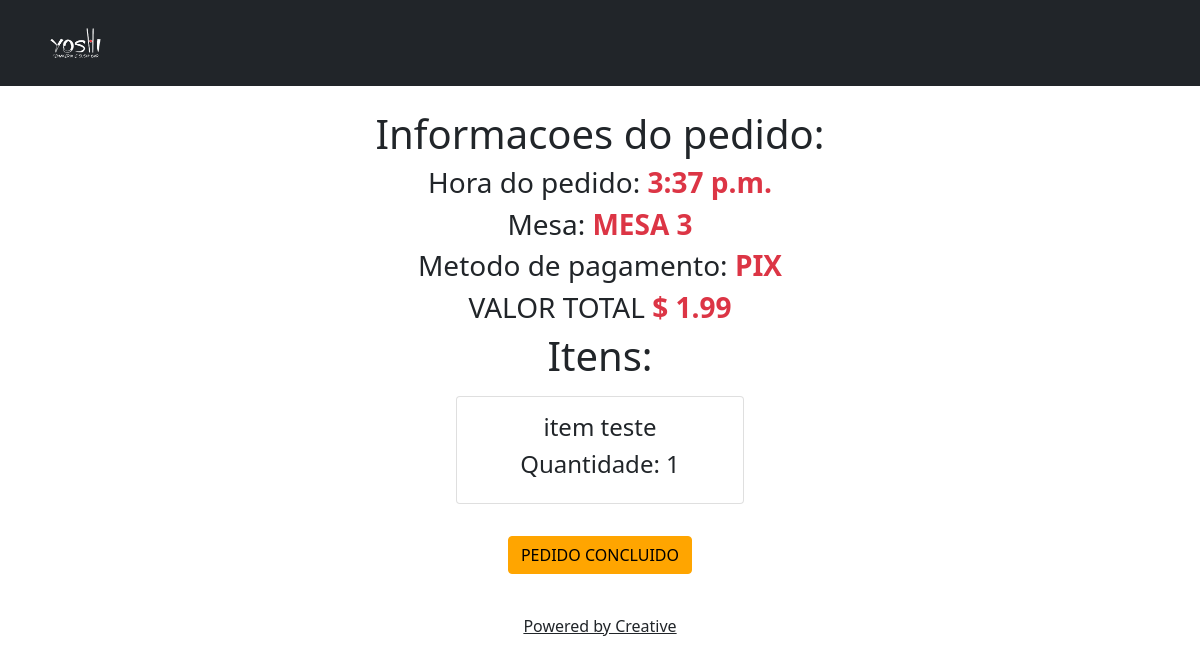
Page /cardapio/ver_pedido/15/ on the committed database.
### carrinho/models.py (models this page shows, shortened)
class Cart(models.Model):
    pedido = models.ManyToManyField(Pedido)
    data_do_pedido = models.TimeField(auto_now_add=True)
    mesa_pedido = models.ForeignKey(Mesa,on_delete= models.CASCADE,null=True)
    metodo_de_pagamento = models.ForeignKey(Pagamento,on_delete=models.CASCADE,null=True)
    session_key = models.TextField()
    concluido = models.BooleanField(default=False)
    finalizado = models.BooleanField(default=False,null=True)

class Pedido(models.Model):
    item = models.ForeignKey(Item,on_delete=models.CASCADE)
    quantidade = models.IntegerField(default=1)
    data = models.DateTimeField(auto_now=True)
    session_key = models.TextField()
    concluido = models.BooleanField(default=False)

### mesa/models.py (models this page shows)
class Mesa(models.Model):
    criado_por = CurrentUserField()
    description = models.CharField(max_length=30)
    def __str__(self):
        return str(self.description)

### pagamento/models.py (models this page shows)
class Pagamento(models.Model):
    pagamento = models.CharField(max_length=30,unique=True)
    def __str__(self):
        return self.pagamento

### menu/models.py (models this page shows)
class Item(models.Model):
    item_nome = models.CharField(max_length=40,unique=True)
    componentes = models.TextField(null=True,blank=True,default=None)
    classificacao = models.ForeignKey(Item_classificacao,on_delete=models.CASCADE,default=None)
    descricao = models.CharField(null=True,default=True,max_length=50)
    preco = models.DecimalField(decimal_places=2,max_digits=10)
    img = models.ImageField(upload_to = 'images/',null=True,blank=True, default=None)
    class Meta:
        verbose_name_plural = "Itens"
    def __str__(self):
        return self.item_nome

### carrinho/views.py (the view)
# urls.py: path('ver_pedido/<int:id>/', verPedido),
def verPedido(request,id):
    if request.method == "GET":
        pedido = Cart.objects.filter(id=id)[0]
        conteudo = pedido.pedido.all()
        valor_total = 0
        for i in conteudo:
            valor_total += i.item.preco * i.quantidade
        context = {'pedido': pedido,'valor_total': valor_total,}
        return render(request,'pedidos/usuario/ver_pedido_individualmente.html',context=context)
    else:
        pedido = Cart.objects.filter(id=id)[0]
        pedido.finalizado = True
        pedido.save()
        return redirect ('/cardapio/pedidos/')

### templates/pedidos/usuario/ver_pedido_individualmente.html (shortened to what this page needs)
<!doctype html>
{%load static%}
{% load crispy_forms_tags %}
<html lang="pt-br">
  <head>
    <link rel="stylesheet" href="{% static 'css/user.css' %}">
  </head>
  <body>
    {% include 'base/dark_base.html' %}
    <div class="container">
        {% block content %}
        {% if pedido %}
        <div class="container text-center my-4">
        <h1 class="my-2">Informacoes do pedido:</h1>
        <h3>Hora do pedido: <strong class="text-danger">{{pedido.data_do_pedido}}</strong></h3>
          <h3 class="text-center">Mesa: <strong class="text-danger">{{pedido.mesa_pedido}}</strong></h3>
          <h3 class="text-center">Metodo de pagamento: <strong class="text-danger">{{ pedido.metodo_de_pagamento }}</strong></h3>
          <h3 class="my-2">VALOR TOTAL  <strong class="text-danger">$ {{valor_total}} </strong></h3>
                <h1>Itens:</h1>
                <form action="." method="post">
                <div class="container">
                    <div class="row justify-content-center">
                        {% for pedido in pedido.pedido.all %}
                        <div class="card mt-2 mb-4 mx-2" style="width: 18rem;">
                            <div class="card-body">
                              <h4 class="card-title ">{{pedido.item}}</h4>
                              <h4 class="card-title "> Quantidade: {{pedido.quantidade}} </h4>
                            </div>
                        </div>
                        {% endfor %}
                        <div class="container-sm">
                          <input class="btn btn-warning my-2" type="submit" value="PEDIDO CONCLUIDO" method="post">
                        </div>
                    </div>
                  </form>
          {% else %}
          <h5 class="text-center my-2"> A concluir:
            <span class="position-relative translate badge rounded-pill bg-danger">
             0
            </span>
        </h5>
        {% endif %}
    {%endblock %}
    </div>
    {% include 'footer/register_white.html' %}
  </body>
</html>

### rows in the picture
Cart: data_do_pedido "3:37 p.m.", mesa_pedido "MESA 3", metodo_de_pagamento "PIX"
Pedido: item "item teste", quantidade "1"

### other values in the picture
{{ valor_total }} "1.99"
